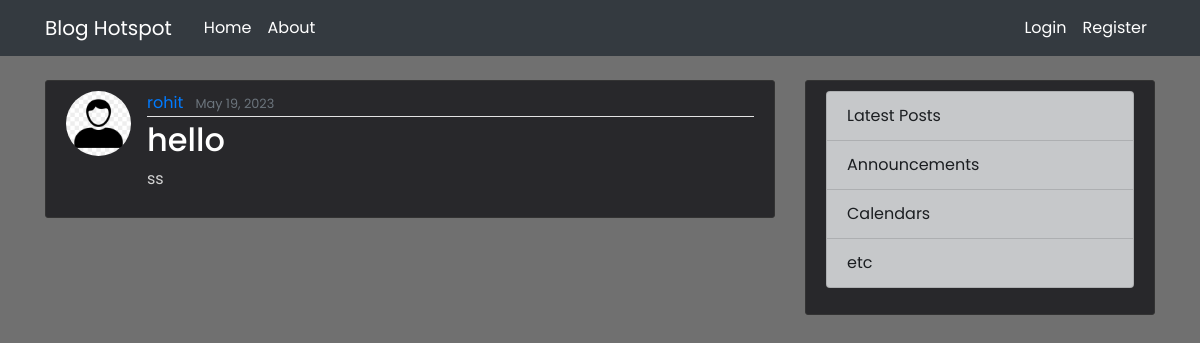
The page /post/10/ on the database its author committed.
### blog/models.py (models this page shows, shortened)
class Post(models.Model):
    title = models.CharField(max_length=100)
    content = models.TextField()
    date_posted = models.DateTimeField(default=timezone.now)
    author = models.ForeignKey(User, on_delete=models.CASCADE)

### accounts/models.py (models this page shows, shortened)
class Profile(models.Model):
    user = models.OneToOneField(User, on_delete=models.CASCADE)
    image = models.ImageField(default='pic.jpg', upload_to='profile_pics')

### blog/views.py (the view)
# urls.py: path('post/<int:pk>/', PostDetailView.as_view(), name='post-detail'),
class PostDetailView(DetailView):
    model = Post

### blog/templates/blog/post_detail.html (shortened to what this page needs)
{% extends "blog/base.html" %}
{% block content %}
  <article class="media content-section ">
    <img class="rounded-circle article-img" src="{{ object.author.profile.image.url }}">
    <div class="media-body">
      <div class="article-metadata">
        <a class="mr-2" href="#">{{ object.author }}</a>
        <small class="text-muted">{{ object.date_posted|date:"F d, Y" }}</small>
      </div>
      <h2 class="article-title">{{ object.title }}</h2>
      <p class="article-content">{{ object.content }}</p>
    </div>
  </article>
{% endblock content %}

### blog/static/blog/main.css (style rules this page uses)
* { font-family: 'Poppins', sans-serif; }
body { background: #707070; color: black; margin-top: 5rem; }
h1, h2, h3, h4, h5, h6 { color: white; }
.content-section { background: #28282B; color:#D3D3D3; padding: 10px 20px; border: 1px solid #333 ; border-radius: 3px; margin-bottom: 20px; border-color: #333; }
.article-title { color: white; }
.article-content { white-space: pre-line; }
.article-img { height: 65px; width: 65px; margin-right: 16px; }
.article-metadata { padding-bottom: 1px; margin-bottom: 4px; border-bottom: 1px solid #e3e3e3 }

### rows shown on the page
Post: author.profile.image (placeholder picture), author "rohit", date_posted "May 19, 2023", title "hello", content "ss"
